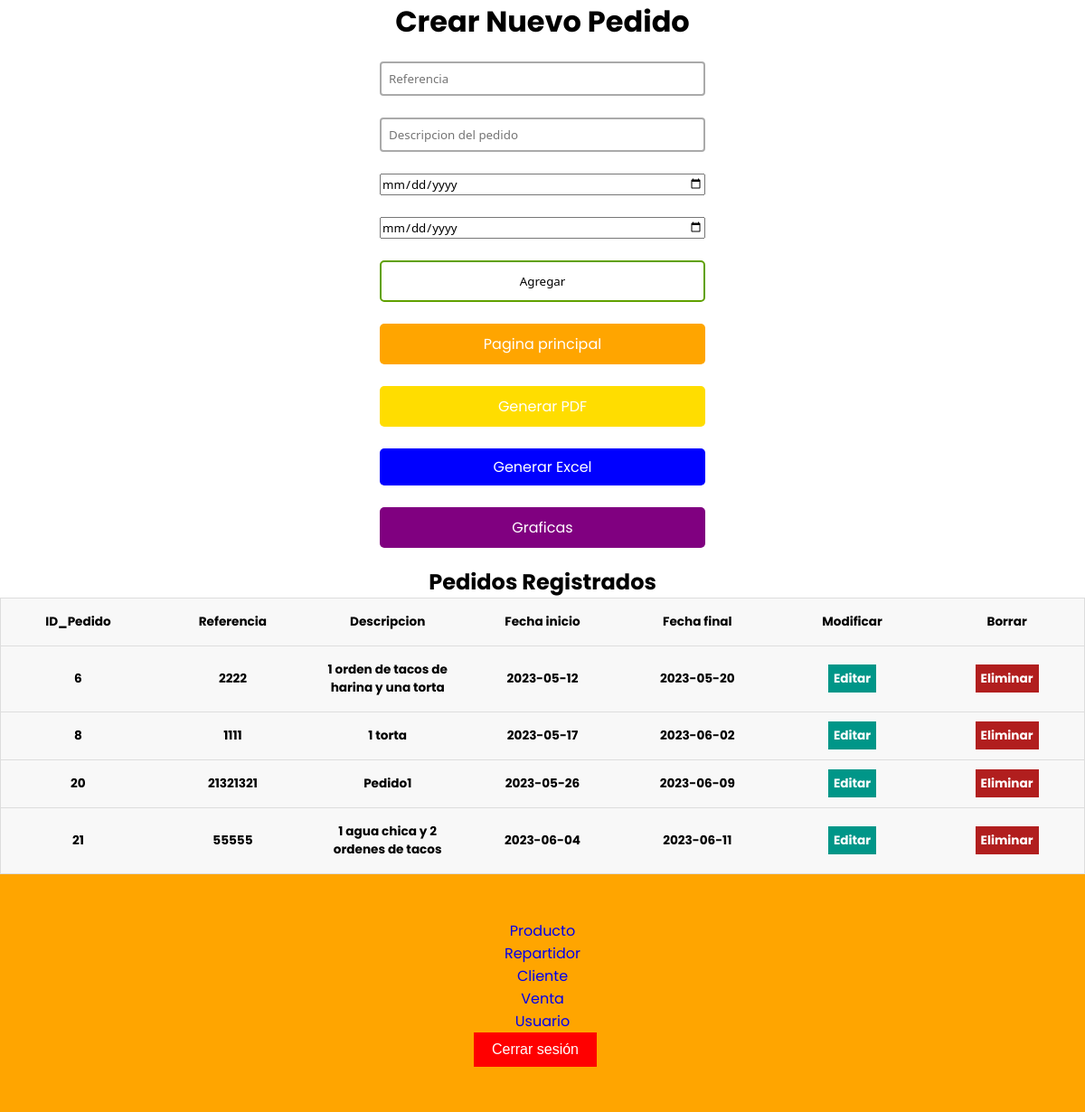
Screenshot of /index_pedido.php (signed in) with the database file from the repository.
### tables this page shows
CREATE TABLE `pedido` (
  `id_pedido` int(11) NOT NULL,
  `No_pedido` int(11) DEFAULT NULL,
  `descripcion` varchar(255) DEFAULT NULL,
  `fechainicio` date DEFAULT NULL,
  `fechafinal` date DEFAULT NULL
);

### index_pedido.php (the view, shortened to what this page needs)
<?php
$con = connection();
$sql = "SELECT * FROM pedido";
$query = mysqli_query($con, $sql);
?>
<!DOCTYPE html>
<html lang="en">
<head>
    <link href="css/style1.css?4.00" rel="stylesheet">
    <link rel="stylesheet" href="css/style.css">
</head>
<body>
    <div class="users-form">
        <h1>Crear Nuevo Pedido</h1>
        <form action="insert_pedido.php" method="POST">
            <input type="text" name="No_pedido" placeholder="Referencia">
            <input type="text" name="descripcion" placeholder="Descripcion del pedido">
            <input type="date" name="fechainicio" placeholder="Fecha de inicio">
            <input type="date" name="fechafinal" placeholder="Fecha final">
            <input type="submit" value="Agregar" onclick="alerta()">
            <a href="Menu_admin.php" class="orange-button">Pagina principal</a>
           <a href="reportes.php" class="yellow-button">Generar PDF</a>
           <a href="excel_pedidos.php" class="blue-button">Generar Excel</a>
           <a href="grafica_pedidos.php" class="purple-button">Graficas</a>
        </form>
    </div>
    <div class="users-table">
        <h2>Pedidos Registrados</h2>
        <table>
            <thead>
                <tr>
                    <th>ID_Pedido</th>
                    <th>Referencia</th>
                    <th>Descripcion</th>
                    <th>Fecha inicio</th>
                    <th>Fecha final</th>
                    <th>Modificar</th>
                    <th>Borrar</th>
                </tr>
            </thead>
            <tbody>
                <?php while ($row = mysqli_fetch_array($query)): ?>
                    <tr>
                        <th><?= $row['id_pedido'] ?></th>
                        <th><?= $row['No_pedido'] ?></th>
                        <th><?= $row['descripcion'] ?></th>
                        <th><?= $row['fechainicio'] ?></th>
                        <th><?= $row['fechafinal'] ?></th>
                        <th><a href="update_pedido.php?id=<?= $row['id_pedido'] ?>" class="users-table--edit">Editar</a></th>
                        <th><a href="delete_pedido.php?id=<?= $row['id_pedido'] ?>" class="users-table--delete" >Eliminar</a></th>
                    </tr>
                <?php endwhile; ?>
            </tbody>
        </table>
    </div>
</body>
     <footer>
  <nav>
    <ul>
      <li><a href="index_producto.php">Producto</a></li>
      <li><a href="index_repartidor.php">Repartidor</a></li>
      <li><a href="index_cliente.php">Cliente</a></li>
      <li><a href="index_venta.php">Venta</a></li>
      <li><a href="index_usuario.php">Usuario</a></li>
    </ul>
    <form action="auth.php" method="GET" class="logout-form">
    <button type="submit" class="logout-button">Cerrar sesión</button>
</form>
  </nav>
</footer>
</html>

### css/style1.css (style rules this page uses)
* { box-sizing: border-box; margin: 0; padding: 0; }
html { font-family: 'Segoe UI', sans-serif; text-align: center; }
a { text-decoration: none; }
.users-form form { display: flex; flex-direction: column; gap: 24px; width: 30%; margin: 20px auto; text-align: center; }
.users-form form input { font-family: 'Segoe UI', sans-serif; }
.users-form form input[type=text], .users-form form input[type=password], .users-form form input[type=email] { padding: 8px; border:2px solid #aaa; border-radius:4px; outline:none; transition:.3s; }
.users-form form input[type=submit] { border: none; padding: 12px 50px; text-decoration: none; transition-duration: 0.4s; cursor: pointer; border-radius: 5px; background-color: white; color: black; border: 2px solid #60a100; }
.users-table table { border: 1px solid #ccc; border-collapse: collapse; margin: 0; padding: 0; width: 100%; table-layout: fixed; }
table tr { background-color: #f8f8f8; border: 1px solid #ddd; padding: 4px; }
table th { padding: 16px; text-align: center; font-size: .85em; }
.users-table--edit { background: #009688; padding: 6px; color: #fff; text-align: center; font-weight: bold; }
.users-table--delete { background: #b11e1e; padding: 6px; color: #fff; text-align: center; font-weight: bold; }
.orange-button { background-color: orange; color: white; padding: 10px 20px; text-decoration: none; border-radius: 5px; }
.logout-form button { background-color: #ff0000; color: white; border: none; padding: 10px 20px; text-align: center; text-decoration: none; display: inline-block; font-size: 16px; cursor: pointer; }
.yellow-button { background-color: rgb(255, 221, 0); color: white; padding: 10px 20px; text-decoration: none; border-radius: 5px; }
.blue-button { background-color: rgb(0, 8, 255); color: white; padding: 10px 20px; text-decoration: none; border-radius: 5px; }
.purple-button { background-color: purple; color: white; padding: 10px 20px; text-decoration: none; border-radius: 5px; }
.blue-button { display: inline-block; padding: 0.5rem 1rem; background-color: blue; color: white; text-decoration: none; }
.logout-button { margin-right: 1rem; }

### css/style.css (style rules this page uses)
* { margin: 0; padding: 0; box-sizing: border-box; text-decoration: none; list-style: none; }
body { font-family: 'Poppins', sans-serif; }
footer { padding: 50px 100px; }
footer { background-color: #ffa500; }
.logout-form button { background-color: #ff0000; color: white; border: none; padding: 10px 20px; text-align: center; text-decoration: none; display: inline-block; font-size: 16px; cursor: pointer; }

### rows the page displays
pedido: id_pedido "6", No_pedido "2222", descripcion "1 orden de tacos de harina y una torta", fechainicio "2023-05-12", fechafinal "2023-05-20"
pedido: id_pedido "8", No_pedido "1111", descripcion "1 torta", fechainicio "2023-05-17", fechafinal "2023-06-02"
pedido: id_pedido "20", No_pedido "21321321", descripcion "Pedido1", fechainicio "2023-05-26", fechafinal "2023-06-09"
pedido: id_pedido "21", No_pedido "55555", descripcion "1 agua chica y 2 ordenes de tacos", fechainicio "2023-06-04", fechafinal "2023-06-11"
